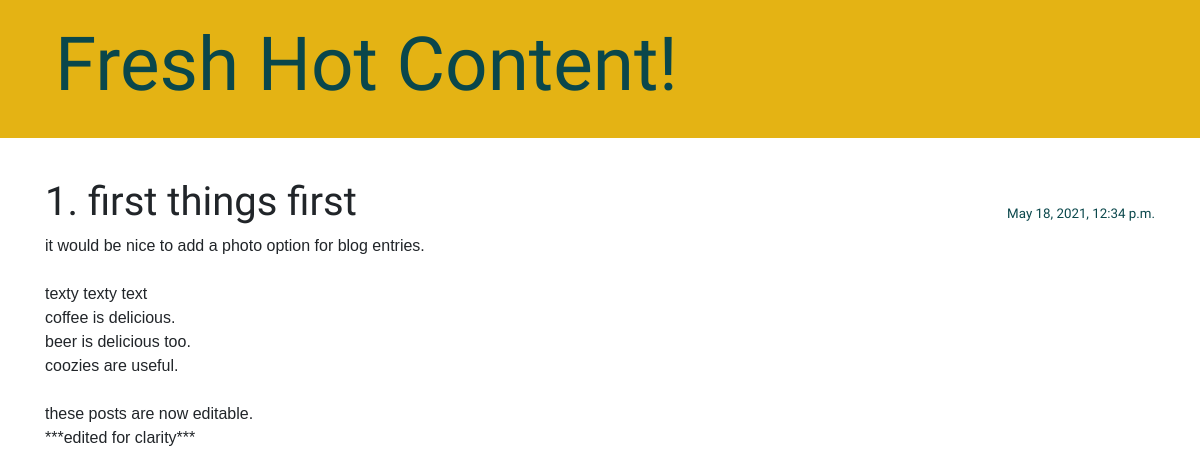
The app's page /post/1/ with its own data.
### blog/models.py (models this page shows, shortened)
class Post(models.Model):
    author = models.ForeignKey(settings.AUTH_USER_MODEL, on_delete=models.CASCADE)
    title = models.CharField(max_length=200)
    text = models.TextField()
    created_date = models.DateTimeField(default=timezone.now)
    published_date = models.DateTimeField(blank=True, null=True)

### blog/views.py (the view)
# urls.py: path('post/<int:pk>/', views.post_detail, name='post_detail'),
def post_detail(request, pk):
    post = get_object_or_404(Post, pk=pk)
    return render(request, 'blog/post_detail.html', {'post': post})

### blog/templates/blog/post_detail.html (shortened to what this page needs)
{% extends 'blog/base.html' %}
{% block content %}
    <article class="post">
        {% if post.published_date %}
            <time class="date">
                {{ post.published_date }}
            </time>
        {% endif %}
        <h1>{{ post.title }}</h1>
        <p>{{ post.text|linebreaksbr }}</p>
    </article>
{% endblock %}

### blog/static/css/blog.css (style rules this page uses)
h1, h2, h3, h4 { font-family: 'Lobster', cursive; }
.date { color: #0a474b; font-size: 10pt; font-family: 'Lobster', cursive; }
.post { margin-bottom: 70px; font-family: 'Arial Black', sans-serif; }
.post > .date, .post > .actions { float: right; margin-top: 26px; }

### records on screen
Post: published_date "May 18, 2021, 12:34 p.m.", title "1. first things first", text "it would be nice to add a photo option for blog entries. texty texty text coffee is delicious. beer is delicious too. coozies are useful. these posts are now editable. ***edited for clarity***"
